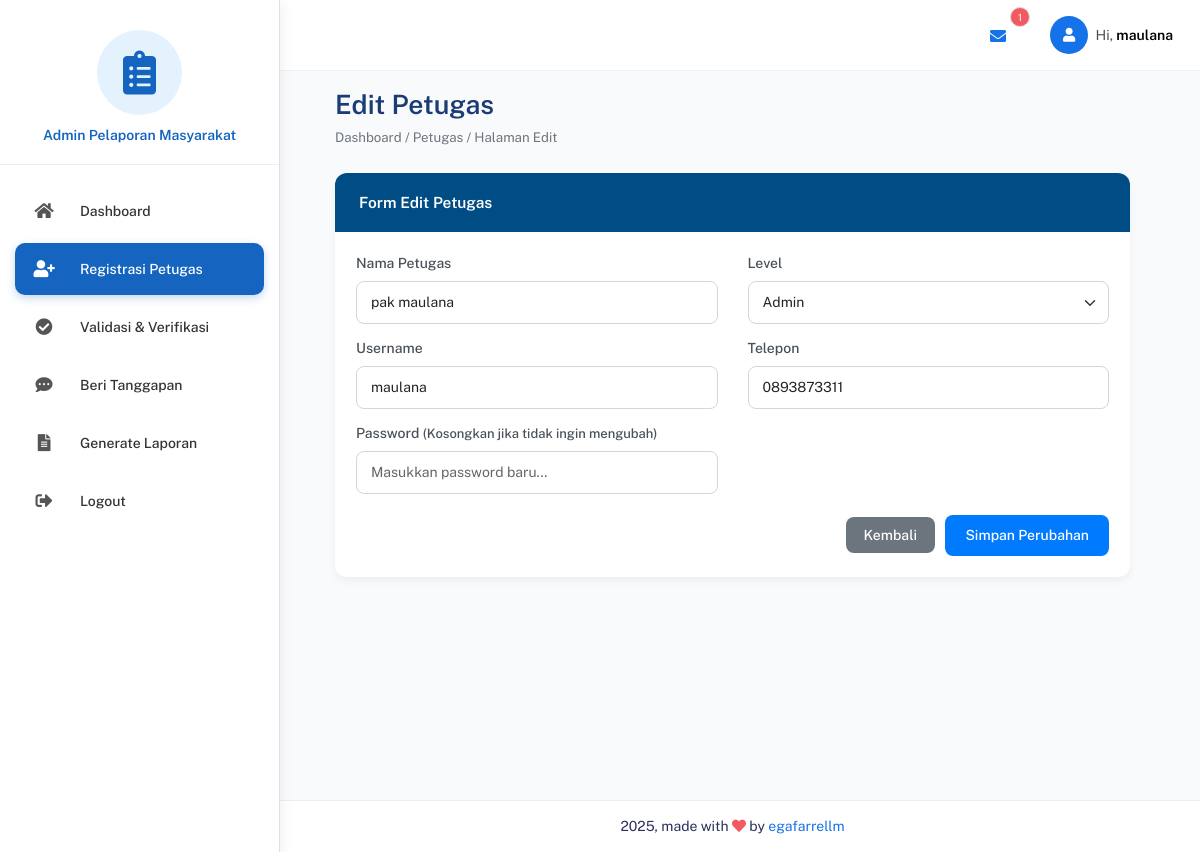
The app's page /backend_admin/pages/registrasi_petugas/edit_petugas.php?id=8 (signed in) with its own data.
### tables this page shows
CREATE TABLE `petugas` (
  `id_petugas` int NOT NULL,
  `nama_petugas` varchar(35) DEFAULT NULL,
  `username` varchar(25) DEFAULT NULL,
  `password` varchar(255) NOT NULL,
  `telp` varchar(13) DEFAULT NULL,
  `level` enum('admin','petugas') DEFAULT NULL
);

### backend_admin/pages/registrasi_petugas/edit_petugas.php (the view, shortened to what this page needs)
<?php
include '../../partials/header.php';
include '../../partials/sidebar.php';
include '../../partials/navbar.php';
global $connect;
$id = $_GET['id'] ?? null;
$query = mysqli_query($connect, "SELECT * FROM petugas WHERE id_petugas='$id'");
$data = mysqli_fetch_assoc($query);
?>
<div class="content-wrapper">
    <div class="page-title">Edit Petugas</div>
    <div class="breadcrumb">Dashboard / Petugas / Halaman Edit</div>
    <div class="card card-custom">
        <div class="card-header-custom">
            Form Edit Petugas
        </div>
        <div class="card-body p-4">
            <form action="../../actions/registrasi_petugas/update_petugas_action.php" method="POST" class="row g-3">
                <div class="col-md-6">
                    <label class="form-label">Nama Petugas</label>
                    <input type="text" name="nama_petugas" class="form-control"
                           value="<?= htmlspecialchars($data['nama_petugas']); ?>"
                           placeholder="Masukkan nama petugas..." required>
                </div>
                <div class="col-md-6">
                    <label class="form-label">Level</label>
                    <select name="level" class="form-select" required>
                        <option value="admin" <?= ($data['level'] == 'admin') ? 'selected' : ''; ?>>Admin</option>
                    </select>
                </div>
                <div class="col-md-6">
                    <label class="form-label">Username</label>
                    <input type="text" name="username" class="form-control"
                           value="<?= htmlspecialchars($data['username']); ?>"
                           placeholder="Masukkan username..." required>
                </div>
                <div class="col-md-6">
                    <label class="form-label">Telepon</label>
                    <input type="text" name="telp" class="form-control"
                           value="<?= htmlspecialchars($data['telp']); ?>"
                           placeholder="Masukkan nomor telepon..." required>
                </div>
                <div class="col-md-6">
                    <label class="form-label">Password <small>(Kosongkan jika tidak ingin mengubah)</small></label>
                    <input type="password" name="password" class="form-control"
                           placeholder="Masukkan password baru...">
                </div>
                <div class="col-12 text-end mt-4">
                    <a href="index.php" class="btn-back me-2">Kembali</a>
                    <button type="submit" class="btn-primary-custom">Simpan Perubahan</button>
                </div>
            </form>
        </div>
    </div>
</div>
<?php
include '../../partials/footer.php';
include '../../partials/script.php';
?>

### backend_admin/pages/registrasi_petugas/edit_petugas.php (style rules this page uses)
.content-wrapper { background-color: #f8fafc; padding: 90px 70px 50px 70px; min-height: 100vh; }
.page-title { font-size: 1.9rem; font-weight: 600; color: #1b3c74; margin-bottom: 8px; }
.breadcrumb { color: #6c757d; font-size: 0.95rem; margin-bottom: 25px; }
.card-custom { border: none; border-radius: 12px; box-shadow: 0 4px 8px rgba(0, 0, 0, 0.05); overflow: hidden; }
.card-header-custom { background-color: #004c84; color: #fff; font-weight: 600; font-size: 1.1rem; padding: 18px 24px; border-bottom: none; }
.form-label { font-weight: 500; color: #1b3c74; }
.form-control, .form-select { border-radius: 8px; padding: 10px 14px; border: 1px solid #d0d7de; }
.btn-primary-custom { background-color: #007bff; color: #fff; border: none; padding: 10px 20px; border-radius: 8px; font-weight: 500; transition: all 0.2s; }
.btn-back { background-color: #6c757d; color: white; border: none; padding: 10px 18px; border-radius: 8px; font-weight: 500; transition: all 0.2s; }

### records on screen
petugas: nama_petugas "pak maulana", level "Admin", username "maulana", telp "0893873311"

### other values on screen
$jumlah_notif "1"
$_SESSION['username'] "maulana"
